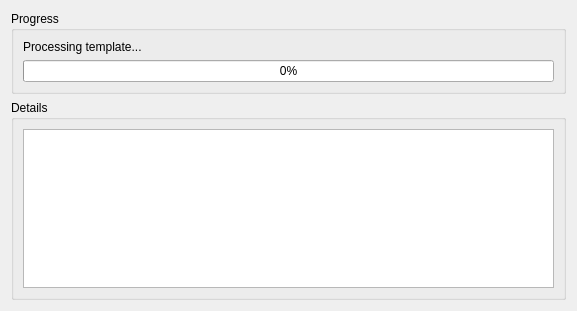
<ui version="4.0" >
 <class>CuPEDWizardProcessTemplate</class>
 <widget class="QWidget" name="CuPEDWizardProcessTemplate" >
  <property name="geometry" >
   <rect>
    <x>0</x>
    <y>0</y>
    <width>577</width>
    <height>311</height>
   </rect>
  </property>
  <property name="windowTitle" >
   <string>Processing Template</string>
  </property>
  <layout class="QVBoxLayout" name="verticalLayout_3" >
   <item>
    <widget class="QGroupBox" name="progressGroupBox" >
     <property name="title" >
      <string>Progress</string>
     </property>
     <layout class="QVBoxLayout" name="verticalLayout" >
      <item>
       <widget class="QLabel" name="processingLabel" >
        <property name="text" >
         <string>Processing template...</string>
        </property>
       </widget>
      </item>
      <item>
       <widget class="QProgressBar" name="processingProgressBar" >
        <property name="toolTip" >
         <string>Indicates progress of template processing.</string>
        </property>
        <property name="statusTip" >
         <string>Indicates progress of template processing.</string>
        </property>
        <property name="value" >
         <number>0</number>
        </property>
        <property name="invertedAppearance" >
         <bool>false</bool>
        </property>
       </widget>
      </item>
     </layout>
    </widget>
   </item>
   <item>
    <widget class="QGroupBox" name="detailsGroupBox" >
     <property name="title" >
      <string>Details</string>
     </property>
     <layout class="QVBoxLayout" name="verticalLayout_2" >
      <item>
       <widget class="QPlainTextEdit" name="detailsTextEdit" >
        <property name="toolTip" >
         <string>Additional information about the progress of template processing.</string>
        </property>
        <property name="statusTip" >
         <string>Additional information about the progress of template processing.</string>
        </property>
        <property name="readOnly" >
         <bool>true</bool>
        </property>
       </widget>
      </item>
     </layout>
    </widget>
   </item>
  </layout>
 </widget>
 <resources/>
 <connections/>
</ui>
